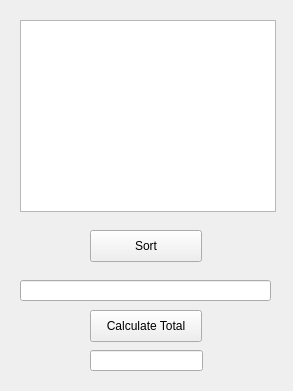
<?xml version="1.0" encoding="UTF-8"?>
<ui version="4.0">
 <class>gui</class>
 <widget class="QWidget" name="gui">
  <property name="geometry">
   <rect>
    <x>0</x>
    <y>0</y>
    <width>293</width>
    <height>391</height>
   </rect>
  </property>
  <property name="windowTitle">
   <string>gui</string>
  </property>
  <widget class="QPushButton" name="sortButton">
   <property name="geometry">
    <rect>
     <x>90</x>
     <y>230</y>
     <width>112</width>
     <height>32</height>
    </rect>
   </property>
   <property name="text">
    <string>Sort</string>
   </property>
  </widget>
  <widget class="QLineEdit" name="companyNameLineEdit">
   <property name="geometry">
    <rect>
     <x>20</x>
     <y>280</y>
     <width>251</width>
     <height>21</height>
    </rect>
   </property>
  </widget>
  <widget class="QLineEdit" name="totalLineEdit">
   <property name="geometry">
    <rect>
     <x>90</x>
     <y>350</y>
     <width>113</width>
     <height>21</height>
    </rect>
   </property>
  </widget>
  <widget class="QPushButton" name="pushButton_2">
   <property name="geometry">
    <rect>
     <x>90</x>
     <y>310</y>
     <width>112</width>
     <height>32</height>
    </rect>
   </property>
   <property name="text">
    <string>Calculate Total</string>
   </property>
  </widget>
  <widget class="QListWidget" name="listWidget">
   <property name="geometry">
    <rect>
     <x>20</x>
     <y>20</y>
     <width>256</width>
     <height>192</height>
    </rect>
   </property>
  </widget>
 </widget>
 <resources/>
 <connections/>
</ui>
